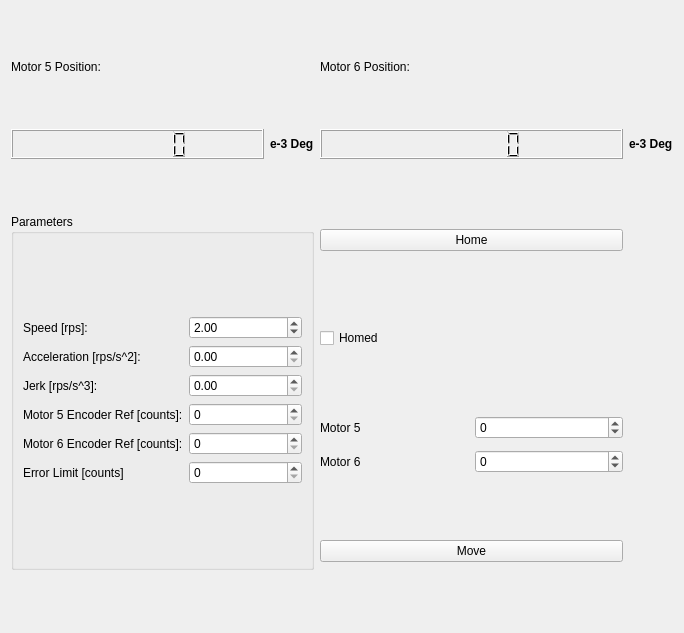
<?xml version="1.0" encoding="UTF-8"?>
<ui version="4.0">
 <class>wg_ppmac</class>
 <widget class="QWidget" name="wg_ppmac">
  <property name="geometry">
   <rect>
    <x>0</x>
    <y>0</y>
    <width>684</width>
    <height>633</height>
   </rect>
  </property>
  <property name="windowTitle">
   <string>Form</string>
  </property>
  <layout class="QGridLayout" name="gridLayout_2">
   <item row="0" column="0">
    <widget class="QLabel" name="label_4">
     <property name="sizePolicy">
      <sizepolicy hsizetype="Preferred" vsizetype="Maximum">
       <horstretch>0</horstretch>
       <verstretch>0</verstretch>
      </sizepolicy>
     </property>
     <property name="text">
      <string>Motor 5 Position:</string>
     </property>
    </widget>
   </item>
   <item row="0" column="1">
    <widget class="QLabel" name="label_6">
     <property name="sizePolicy">
      <sizepolicy hsizetype="Preferred" vsizetype="Maximum">
       <horstretch>0</horstretch>
       <verstretch>0</verstretch>
      </sizepolicy>
     </property>
     <property name="text">
      <string>Motor 6 Position:</string>
     </property>
    </widget>
   </item>
   <item row="1" column="0">
    <layout class="QHBoxLayout" name="horizontalLayout_2">
     <item>
      <widget class="QLCDNumber" name="lcd_pos5">
       <property name="sizePolicy">
        <sizepolicy hsizetype="Minimum" vsizetype="Maximum">
         <horstretch>0</horstretch>
         <verstretch>0</verstretch>
        </sizepolicy>
       </property>
       <property name="minimumSize">
        <size>
         <width>0</width>
         <height>30</height>
        </size>
       </property>
       <property name="digitCount">
        <number>7</number>
       </property>
      </widget>
     </item>
     <item>
      <widget class="QLabel" name="label_8">
       <property name="sizePolicy">
        <sizepolicy hsizetype="Maximum" vsizetype="Maximum">
         <horstretch>0</horstretch>
         <verstretch>0</verstretch>
        </sizepolicy>
       </property>
       <property name="font">
        <font>
         <weight>75</weight>
         <bold>true</bold>
        </font>
       </property>
       <property name="text">
        <string>e-3 Deg</string>
       </property>
      </widget>
     </item>
    </layout>
   </item>
   <item row="1" column="1">
    <widget class="QLCDNumber" name="lcd_pos6">
     <property name="sizePolicy">
      <sizepolicy hsizetype="Minimum" vsizetype="Maximum">
       <horstretch>0</horstretch>
       <verstretch>0</verstretch>
      </sizepolicy>
     </property>
     <property name="minimumSize">
      <size>
       <width>0</width>
       <height>30</height>
      </size>
     </property>
     <property name="digitCount">
      <number>7</number>
     </property>
    </widget>
   </item>
   <item row="1" column="2">
    <widget class="QLabel" name="label_9">
     <property name="sizePolicy">
      <sizepolicy hsizetype="Maximum" vsizetype="Maximum">
       <horstretch>0</horstretch>
       <verstretch>0</verstretch>
      </sizepolicy>
     </property>
     <property name="font">
      <font>
       <weight>75</weight>
       <bold>true</bold>
      </font>
     </property>
     <property name="text">
      <string>e-3 Deg</string>
     </property>
    </widget>
   </item>
   <item row="2" column="0" rowspan="4">
    <widget class="QGroupBox" name="groupBox_2">
     <property name="title">
      <string>Parameters</string>
     </property>
     <layout class="QGridLayout" name="gridLayout_4">
      <item row="0" column="0">
       <layout class="QGridLayout" name="gridLayout">
        <item row="1" column="1">
         <widget class="QDoubleSpinBox" name="dsb_accel"/>
        </item>
        <item row="2" column="0">
         <widget class="QLabel" name="label_3">
          <property name="text">
           <string>Jerk [rps/s^3]:</string>
          </property>
         </widget>
        </item>
        <item row="4" column="0">
         <widget class="QLabel" name="label_7">
          <property name="text">
           <string>Motor 6 Encoder Ref [counts]:</string>
          </property>
         </widget>
        </item>
        <item row="4" column="1">
         <widget class="QSpinBox" name="sb_ref6">
          <property name="maximum">
           <number>360000</number>
          </property>
         </widget>
        </item>
        <item row="2" column="1">
         <widget class="QDoubleSpinBox" name="dsb_jerk"/>
        </item>
        <item row="1" column="0">
         <widget class="QLabel" name="label_2">
          <property name="text">
           <string>Acceleration [rps/s^2]:</string>
          </property>
         </widget>
        </item>
        <item row="3" column="0">
         <widget class="QLabel" name="label_5">
          <property name="text">
           <string>Motor 5 Encoder Ref [counts]:</string>
          </property>
         </widget>
        </item>
        <item row="0" column="0">
         <widget class="QLabel" name="label">
          <property name="text">
           <string>Speed [rps]:</string>
          </property>
         </widget>
        </item>
        <item row="3" column="1">
         <widget class="QSpinBox" name="sb_ref5">
          <property name="maximum">
           <number>360000</number>
          </property>
         </widget>
        </item>
        <item row="0" column="1">
         <widget class="QDoubleSpinBox" name="dsb_speed">
          <property name="maximum">
           <double>2.300000000000000</double>
          </property>
          <property name="singleStep">
           <double>0.100000000000000</double>
          </property>
          <property name="value">
           <double>2.000000000000000</double>
          </property>
         </widget>
        </item>
        <item row="5" column="0">
         <widget class="QLabel" name="label_10">
          <property name="text">
           <string>Error Limit [counts]</string>
          </property>
         </widget>
        </item>
        <item row="5" column="1">
         <widget class="QSpinBox" name="sb_errorlim"/>
        </item>
       </layout>
      </item>
     </layout>
    </widget>
   </item>
   <item row="2" column="1">
    <widget class="QPushButton" name="pbt_home">
     <property name="text">
      <string>Home</string>
     </property>
    </widget>
   </item>
   <item row="3" column="1">
    <widget class="QCheckBox" name="chb_homed">
     <property name="text">
      <string>Homed</string>
     </property>
     <property name="checkable">
      <bool>true</bool>
     </property>
     <property name="tristate">
      <bool>false</bool>
     </property>
    </widget>
   </item>
   <item row="4" column="1">
    <layout class="QGridLayout" name="gridLayout_3">
     <item row="0" column="0">
      <widget class="QLabel" name="label_11">
       <property name="text">
        <string>Motor 5</string>
       </property>
      </widget>
     </item>
     <item row="0" column="1">
      <widget class="QSpinBox" name="sb_steps5">
       <property name="minimum">
        <number>-200000</number>
       </property>
       <property name="maximum">
        <number>200000</number>
       </property>
      </widget>
     </item>
     <item row="1" column="0">
      <widget class="QLabel" name="label_12">
       <property name="text">
        <string>Motor 6</string>
       </property>
      </widget>
     </item>
     <item row="1" column="1">
      <widget class="QSpinBox" name="sb_steps6">
       <property name="minimum">
        <number>-200000</number>
       </property>
       <property name="maximum">
        <number>200000</number>
       </property>
      </widget>
     </item>
    </layout>
   </item>
   <item row="5" column="1">
    <widget class="QPushButton" name="pbt_move">
     <property name="text">
      <string>Move</string>
     </property>
    </widget>
   </item>
  </layout>
 </widget>
 <resources/>
 <connections/>
</ui>
